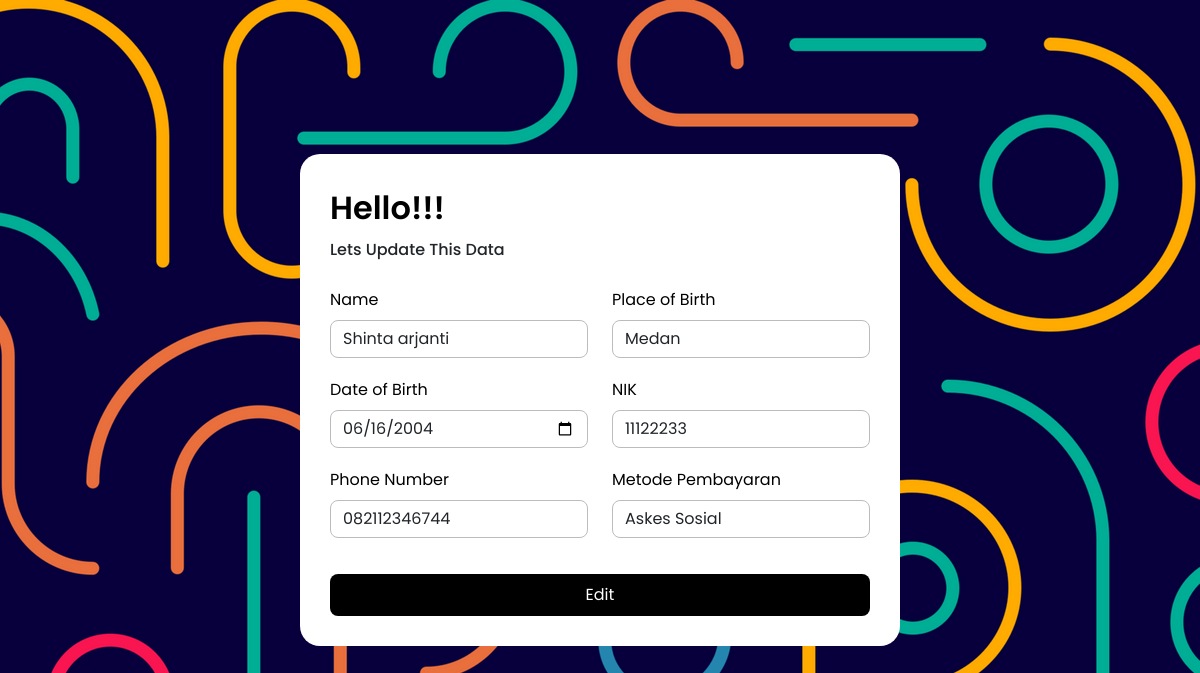
Page /uaspw/update.php?kode=11122233 on the committed database.
### tables this page shows
CREATE TABLE `form` (
  `Id` int(11) NOT NULL,
  `name` varchar(100) NOT NULL,
  `place` varchar(100) NOT NULL,
  `date` date NOT NULL,
  `phone` varchar(25) NOT NULL,
  `bayar` varchar(100) NOT NULL
);

### uaspw/update.php (the view, shortened to what this page needs)
<?php
include "config.php";
$sql = mysqli_query($conn, "SELECT * FROM form WHERE Id='$_GET[kode]'");
$data = mysqli_fetch_array($sql);
?>
<!DOCTYPE html>
<html lang="en">
<head>
    <link href="https://cdn.jsdelivr.net/npm/bootstrap@5.0.2/dist/css/bootstrap.min.css" rel="stylesheet">
    <link rel="stylesheet" href="form.css">
</head>
<body>
    <section class="login d-flex">
        <div class="login-center w-100">
            <div class="row justify-content-center align-items-center vh-100" style="margin: auto;">
                <div class="col-6 tes">
                    <div class="header">
                        <h1>Hello!!!</h1>
                        <h6>Lets Update This Data</h6>
                    </div>
                    <div class="login-form">
                        <form action="" method="post" enctype="multipart/form-data">
                        <div class="row">
                                <div class="col-md-6">
                                    <label for="name" class="form-label">Name</label>
                                    <input type="text" class="form-control" required id="name" placeholder="Enter Your Name" name="name" value="<?php echo $data['name']; ?>">
                                </div>
                                <div class="col-md-6">
                                    <label for="place" class="form-label">Place of Birth</label>
                                    <input type="text" class="form-control" required id="place" placeholder="Enter your Place of Birth" name="place" value="<?php echo $data['place']; ?>">
                                </div>
                        </div>
                        <div class="row">
                                <div class="col-md-6">
                                    <label for="date" class="form-label">Date of Birth</label>
                                    <input type="date" class="form-control" required id="date" placeholder="Enter your Place of Birth" name="date" value="<?php echo $data['date']; ?>">
                                </div>
                                <div class="col-md-6">
                                    <label for="place" class="form-label">NIK</label>
                                    <input type="text" class="form-control" required id="Id" placeholder="Enter your NIK" name="Id" value="<?php echo $data['Id']; ?>">
                                </div>
                        </div>
                        <div class="row">
                            <div class="col-md-6">
                                <label for="phone" class="form-label">Phone Number</label>
                                <input type="text" class="form-control" required id="phone" placeholder="Enter your phone number" name="phone" value="<?php echo $data['phone']; ?>">
                            </div>
                            <div class="col-md-6">
                                <div class="mb-3">
                                    <label for="exampleDataList" class="form-label">Metode Pembayaran</label>
                                    <input class="form-control" list="datalistOptions" id="exampleDataList" placeholder="Choose Paying Method" name="bayar" value="<?php echo $data['bayar']; ?>">
                                </div>
                            </div>
                        </div>
                            <button class="signin" type="submit" name="edit">Edit</button>
                        </form>
                    </div>
                </div>
            </div>
        </div>
    </section>
</body>
</html>

### uaspw/form.css (style rules this page uses)
* { font-family: 'Poppins', sans-serif; }
body { background-image: url("img/gambar2.png"); }
.login { height: 100vh; }
.header h1 { font-style: normal; font-weight: 600; font-size: 32px; line-height: 48px; color: black; }
.login-form label { font-style: normal; font-weight: 400; font-size: 16px; line-height: 24px; margin-top: 20px; color: #000000; }
.login-form input { background: #FFFFFF; border: 1px solid #BCBCBC; box-sizing: border-box; border-radius: 8px; }
.login-form .signin { width: 100%; height: 42px; background: #000000; border-radius: 8px; color: #fff; margin: 20px 0 0 0; border: none; }
.tes { background-color: white; padding: 30px; border-radius: 20px; }

### rows in the picture
form: name "Shinta arjanti", place "Medan", date "06/16/2004", Id "11122233", phone "082112346744", bayar "Askes Sosial"
